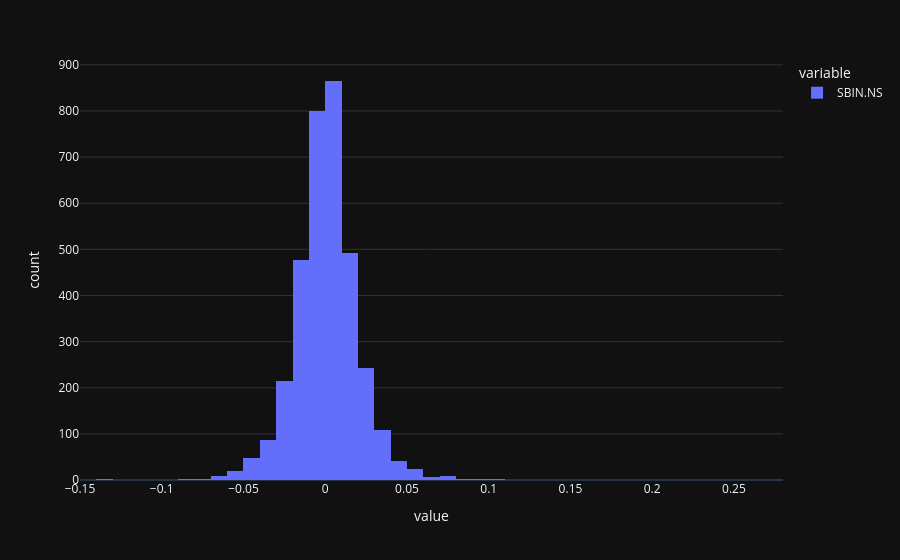

The notebook cell saved with this chart:
### Code cell
close['SBIN.NS'].pct_change().plot(kind='hist',nbins=50)

### Figure 1 — Plotly figure (JSON) as saved in the notebook; plotly's stock layout.template omitted (floating-point values rounded to 4 significant figures; data arrays with more than 128 entries replaced by an {"elided": "..."} marker saying what was removed)
{"data": [{"bingroup": "x", "hovertemplate": "variable=SBIN.NS<br>value=%{x}<br>count=%{y}<extra></extra>", "legendgroup": "SBIN.NS", "marker": {"color": "#636efa", "pattern": {"shape": ""}}, "name": "SBIN.NS", "nbinsx": 50, "orientation": "v", "showlegend": true, "x": {"elided": "3463 float values"}, "xaxis": "x", "yaxis": "y", "type": "histogram"}], "layout": {"xaxis": {"anchor": "y", "domain": [0.0, 1.0], "title": {"text": "value"}}, "yaxis": {"anchor": "x", "domain": [0.0, 1.0], "title": {"text": "count"}}, "legend": {"title": {"text": "variable"}, "tracegroupgap": 0}, "margin": {"t": 60}, "barmode": "relative"}}
